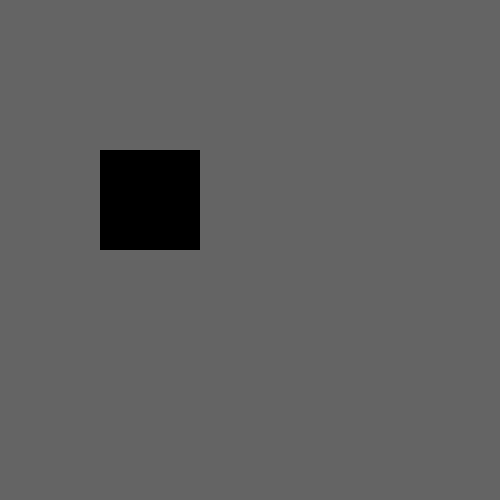
Frame 1 (no input)
Frame 60 (the mouse pressed at the canvas centre just before this capture): identical to frame 1, image omitted
Frame 120 (the mouse held since frame 60 and released just before this capture): identical to frame 1, image omitted

The Processing sketch that drew this single still picture (run headless with seeded random() and noise(); from frame 60 on, the mouse is pressed at the canvas centre):

// Processing sketch: processing_30086
// ── processing_30086.pde

//MOUSE + IF + BOUNDARIES

void setup()
{
  size(500,500);
  smooth();
  noStroke();
}
void draw()
{
  background(100); 
  if( (mouseX >=100) && (mouseX <=200) 
    && (mouseY >=150) && (mouseY <=250))
  {
    fill(255); 
    cursor(HAND);        

    if(mousePressed==true)
    {
      if(mouseButton == LEFT)
        fill(255,0,0);
      else
        fill(0,255,0);
    }
  }
  else
  {
    fill(0); 
    cursor(ARROW);
  }
  rect(100,150, 100,100);
}
